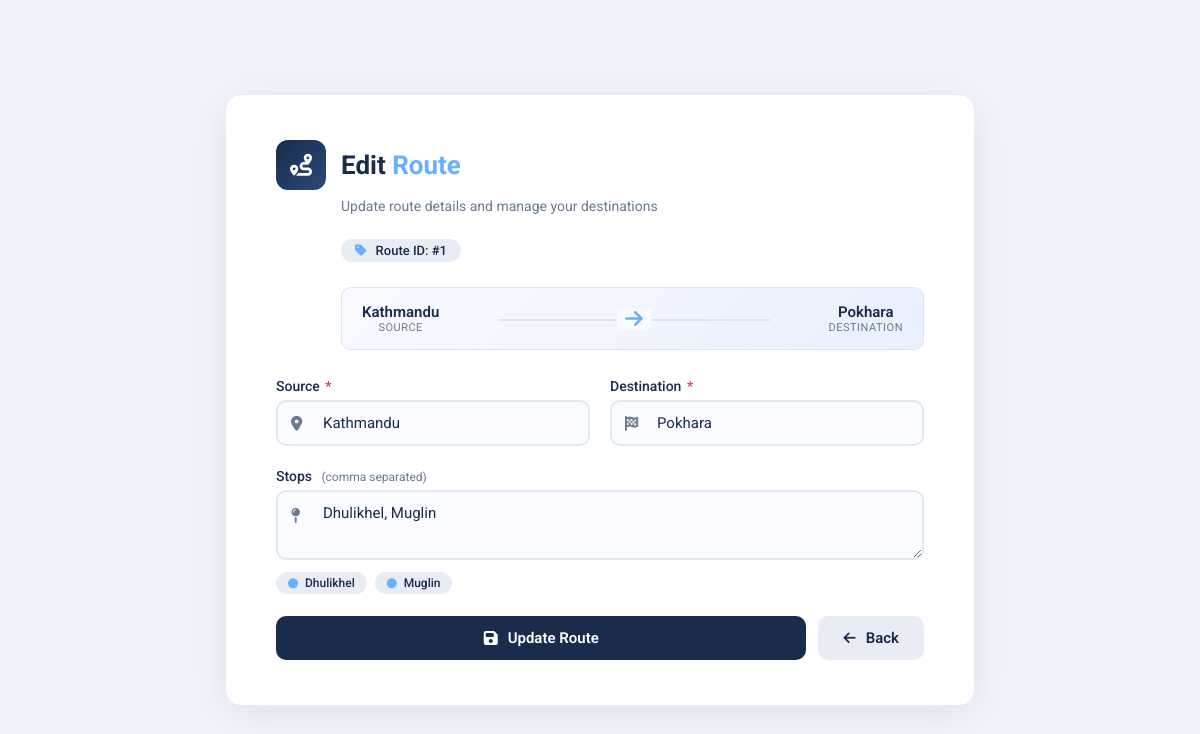
/edit_route.php?id=1 (signed in), run on the app's committed database.
### tables this page shows
CREATE TABLE `routes` (
  `route_id` int NOT NULL,
  `source` varchar(100) NOT NULL,
  `destination` varchar(100) NOT NULL,
  `stops` text
);

### edit_route.php (the view, shortened to what this page needs)
<?php
$servername="localhost";
$usernameDB="root";
$passwordDB="root";
$dbname="obtms";
$conn=new mysqli($servername,$usernameDB,$passwordDB,$dbname);
$id = $_GET['id'];
$sql="SELECT * FROM routes WHERE route_id=$id";
$result=$conn->query($sql);
$route=$result->fetch_assoc();
?>
<!DOCTYPE html>
<html lang="en">
<head>
<link rel="stylesheet" href="https://cdnjs.cloudflare.com/ajax/libs/font-awesome/6.5.0/css/all.min.css">
</head>
<body>
<div class="container">
    <div class="header">
        <div class="icon">
            <i class="fas fa-route"></i>
        </div>
        <h2>Edit <span>Route</span></h2>
    </div>
    <div class="subtitle">Update route details and manage your destinations</div>
    <div class="route-id-badge">
        <i class="fas fa-tag"></i> Route ID: #<?php echo $id; ?>
    </div>
    <div class="route-preview">
        <div class="route-point">
            <?php echo htmlspecialchars($route['source']); ?>
            <small>Source</small>
        </div>
        <div class="route-arrow">
            <i class="fas fa-arrow-right"></i>
        </div>
        <div class="route-point">
            <?php echo htmlspecialchars($route['destination']); ?>
            <small>Destination</small>
        </div>
    </div>
    <form method="POST">
        <div class="form-row">
            <div class="form-group">
                <label>Source <span class="required">*</span></label>
                <div class="input-wrapper">
                    <input type="text" name="source" value="<?php echo htmlspecialchars($route['source']); ?>" placeholder="Enter source city" required>
                </div>
            </div>
            <div class="form-group">
                <label>Destination <span class="required">*</span></label>
                <div class="input-wrapper">
                    <input type="text" name="destination" value="<?php echo htmlspecialchars($route['destination']); ?>" placeholder="Enter destination city" required>
                </div>
            </div>
        </div>
        <div class="form-group">
            <label>Stops <span class="hint">(comma separated)</span></label>
            <div class="input-wrapper stops-wrapper">
                <textarea name="stops" placeholder="e.g. Chitwan, Butwal, Palpa"><?php echo htmlspecialchars($route['stops']); ?></textarea>
            </div>
            <?php if(!empty($route['stops'])): ?>
                <div class="stops-tags">
                    <?php
                    $stopsArray = array_map('trim', explode(',', $route['stops']));
                    foreach($stopsArray as $stop):
                    ?>
                        <span class="tag"><i class="fas fa-circle"></i> <?php echo htmlspecialchars($stop); ?></span>
                    <?php endforeach; ?>
                </div>
            <?php endif; ?>
        </div>
        <div class="actions">
            <button type="submit" name="update" class="btn btn-update">
                <i class="fas fa-save"></i> Update Route
            </button>
            <a href="admin_manage_routes.php" class="btn btn-back">
                <i class="fas fa-arrow-left"></i> Back
            </a>
        </div>
    </form>
</div>
</body>
</html>

### edit_route.php (style rules this page uses)
* { margin: 0; padding: 0; box-sizing: border-box; font-family: 'Roboto', sans-serif; }
body { background: #f0f4fb; min-height: 100vh; display: flex; justify-content: center; align-items: center; padding: 20px; }
.container { background: #fff; max-width: 750px; width: 100%; padding: 45px 50px; border-radius: 16px; box-shadow: 0 8px 40px rgba(0, 0, 0, 0.08); border: 1px solid #e8ecf3; }
.header { display: flex; align-items: center; gap: 15px; margin-bottom: 8px; }
.header .icon { width: 50px; height: 50px; background: linear-gradient(135deg, #1a2b4c, #2a4a7a); border-radius: 12px; display: flex; align-items: center; justify-content: center; color: #fff; font-size: 22px; }
.header h2 { font-size: 26px; font-weight: 700; color: #1a2b4c; }
.header h2 span { color: #66b0ff; }
.subtitle { color: #6b7a8f; font-size: 14px; margin-left: 65px; margin-bottom: 25px; }
.route-id-badge { display: inline-block; background: #e8edf5; color: #1a2b4c; padding: 4px 14px; border-radius: 20px; font-size: 13px; font-weight: 500; margin-left: 65px; margin-bottom: 25px; }
.route-id-badge i { margin-right: 6px; color: #66b0ff; }
.route-preview { background: linear-gradient(135deg, #f8faff, #e8f0fe); padding: 15px 20px; border-radius: 10px; margin-left: 65px; margin-bottom: 28px; display: flex; align-items: center; justify-content: space-between; border: 1px solid #dce4f0; }
.route-preview .route-point { text-align: center; font-weight: 600; color: #1a2b4c; font-size: 15px; }
.route-preview .route-point small { display: block; font-weight: 400; color: #6b7a8f; font-size: 11px; text-transform: uppercase; letter-spacing: 0.5px; }
.route-preview .route-arrow { color: #66b0ff; font-size: 20px; flex: 1; text-align: center; position: relative; }
.route-preview .route-arrow::after { content: ''; position: absolute; top: 50%; left: 15%; right: 15%; height: 2px; background: #dce4f0; z-index: 0; }
.route-preview .route-arrow i { background: #f8faff; padding: 0 8px; position: relative; z-index: 1; }
.form-group { margin-bottom: 22px; }
.form-group label { display: block; font-weight: 500; color: #1a2b4c; margin-bottom: 6px; font-size: 14px; }
.form-group label .required { color: #dc3545; margin-left: 2px; }
.form-group label .hint { color: #6b7a8f; font-weight: 400; font-size: 12px; margin-left: 6px; }
.input-wrapper { position: relative; }
.input-wrapper input, .input-wrapper textarea { width: 100%; padding: 12px 15px 12px 45px; border: 2px solid #e2e8f0; border-radius: 10px; font-size: 15px; transition: 0.3s; background: #fafcff; color: #1a2b4c; }
.input-wrapper textarea { padding: 12px 15px 12px 45px; resize: vertical; min-height: 70px; font-family: 'Roboto', sans-serif; }
.form-row { display: grid; grid-template-columns: 1fr 1fr; gap: 20px; }
.actions { display: flex; gap: 12px; margin-top: 10px; }
.btn { padding: 13px 35px; border: none; border-radius: 10px; font-size: 15px; font-weight: 600; cursor: pointer; transition: 0.3s; display: inline-flex; align-items: center; gap: 10px; text-decoration: none; }
.btn-update { background: #1a2b4c; color: #fff; flex: 1; justify-content: center; }
.btn-update i { font-size: 16px; }
.btn-back { background: #e8edf5; color: #1a2b4c; padding: 13px 25px; }
.btn-back i { font-size: 14px; }
.stops-tags { display: flex; flex-wrap: wrap; gap: 8px; margin-top: 8px; }
.stops-tags .tag { background: #e8edf5; color: #1a2b4c; padding: 4px 12px; border-radius: 15px; font-size: 12px; font-weight: 500; }
.stops-tags .tag i { margin-right: 4px; color: #66b0ff; font-size: 10px; }

### data on the page
routes: source "Kathmandu", destination "Pokhara", stops "Dhulikhel, Muglin", stops "Dhulikhel", stops "Muglin"

### other printed values
$id "1"
